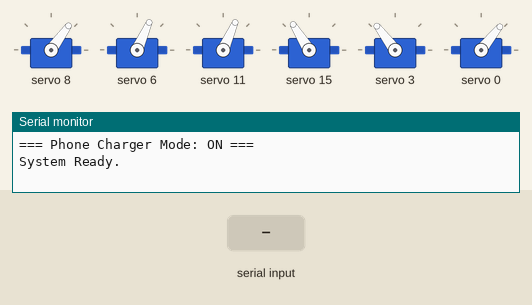
This sketch was run on a simulated Arduino Uno, built with avr-gcc and run on an emulated ATmega328P. On the bench: 6 × servo, the last lines printed to the serial monitor. Inputs (shaded band) come from the test bench.

Above: at 2.1 s.
2.2 s: "S" received over Serial
At 3.8 s:
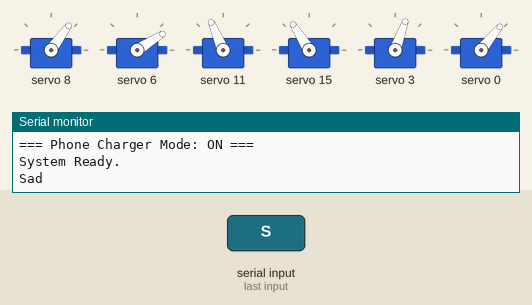
4.1 s: "H" received over Serial
At 5.7 s:
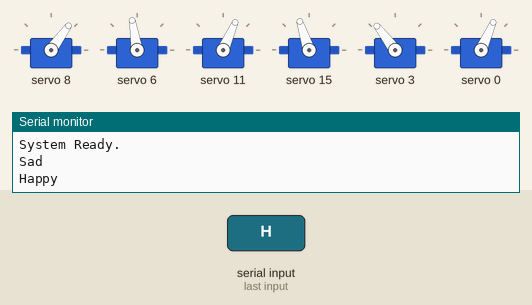
6.2 s: "A" received over Serial
At 8.0 s:
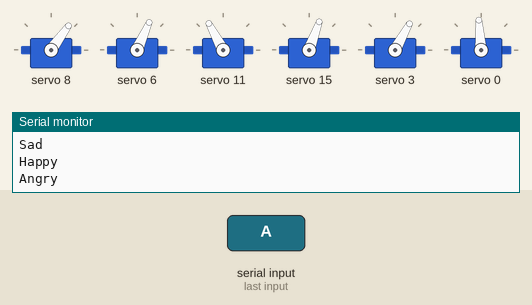
8.4 s: "N" received over Serial
At 8.85 s:
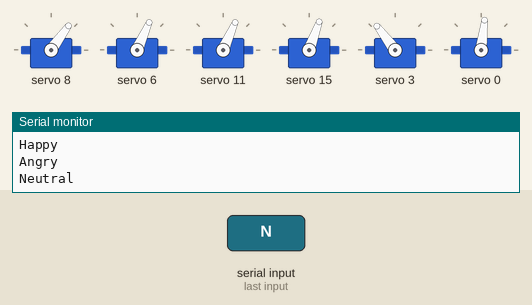
10.6 s: "R" received over Serial
At 11.8 s:
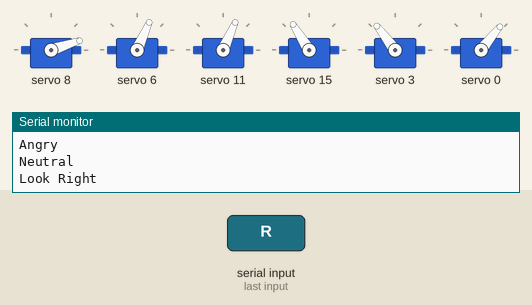
12.1 s: "L" received over Serial
At 12.6 s:
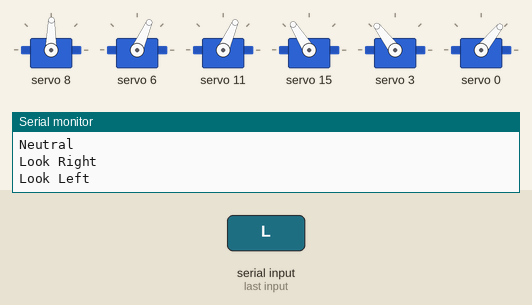
Timing chart, 0 to 14.8 s (numbered marks = the images above; inputs shaded):
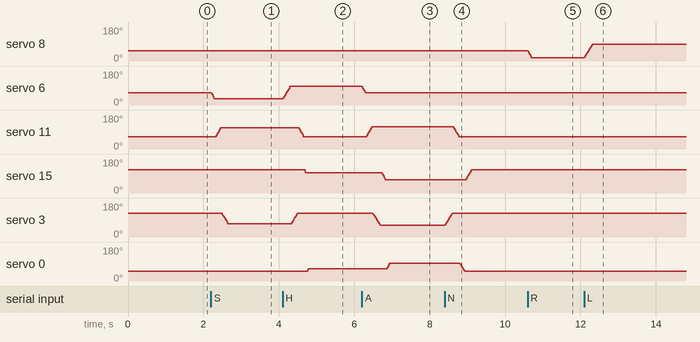

Measured:
- after the input at 2.2 s, servo 6: 66° → 32° at once; servo 11: 66° → 113° after 0.14 s; servo 3: 127° → 70° after 0.30 s
- after the input at 4.1 s, servo 6: moves from 32° to 99° over 0.19 s, starting at once; servo 11: 113° → 66° after 0.44 s; servo 15: 122° → 108° after 0.60 s; servo 3: 70° → 127° after 0.24 s; servo 0: 51° → 66° after 0.66 s
- after the input at 6.2 s, servo 6: 99° → 66° at once; servo 11: 66° → 118° after 0.14 s; servo 15: 108° → 70° after 0.54 s; servo 3: moves from 127° to 61° over 0.19 s, starting after 0.30 s; servo 0: 66° → 94° after 0.67 s
- after the input at 8.4 s, servo 11: 118° → 66° after 0.24 s; servo 15: 70° → 122° after 0.57 s; servo 3: moves from 61° to 127° over 0.19 s, starting at once; servo 0: 94° → 51° after 0.40 s
- after the input at 10.6 s, servo 8: 54° → 18° at once
- after the input at 12.1 s, servo 8: moves from 18° to 89° over 0.21 s, starting at once

The sketch:

arduino_part.ino
```cpp
#include <Wire.h>
#include <Adafruit_PWMServoDriver.h>

Adafruit_PWMServoDriver pwm = Adafruit_PWMServoDriver();

// --- PIN MAPPING ---
#define PIN_EYELID_R_LOWER 0
#define PIN_EYELID_R_UPPER 3
#define PIN_EYES_Y         6
#define PIN_EYES_X         8
#define PIN_EYELID_L_UPPER 11
#define PIN_EYELID_L_LOWER 15

// --- CALIBRATED LIMITS ---
#define L_UPPER_OPEN  250
#define L_UPPER_CLOSE 400
#define L_LOWER_OPEN  370
#define L_LOWER_CLOSE 200

#define R_UPPER_OPEN  380
#define R_UPPER_CLOSE 200
#define R_LOWER_OPEN  220
#define R_LOWER_CLOSE 350

#define VERTICAL_DOWN 150
#define VERTICAL_UP   350
#define VERTICAL_MID  250

#define HORIZONTAL_R  150
#define HORIZONTAL_L  300
#define HORIZONTAL_MID 225

// Global position tracker
int currentPos[16];

void setup() {
  Serial.begin(9600);
  Wire.begin();
  pwm.begin();
  pwm.setPWMFreq(50);

  Serial.println("=== Phone Charger Mode: ON ===");

  // Initialize tracker
  for(int i=0; i<16; i++) currentPos[i] = 0;

  // --- SAFE STARTUP SEQUENCE ---
  // Snap to positions one by one to avoid power spikes
  setAndTrack(PIN_EYES_X, HORIZONTAL_MID);
  delay(200);
  setAndTrack(PIN_EYES_Y, VERTICAL_MID);
  delay(200);

  setAndTrack(PIN_EYELID_L_UPPER, L_UPPER_OPEN);
  delay(100);
  setAndTrack(PIN_EYELID_L_LOWER, L_LOWER_OPEN);
  delay(100);
  setAndTrack(PIN_EYELID_R_UPPER, R_UPPER_OPEN);
  delay(100);
  setAndTrack(PIN_EYELID_R_LOWER, R_LOWER_OPEN);
  delay(200);

  Serial.println("System Ready.");
}

void loop() {
  if (Serial.available() > 0) {
    char command = Serial.read();
    int speed = 8; // Good balance for phone chargers

    if (command == 'H') {
      Serial.println("Happy");
      poseHappy(speed);
    }
    else if (command == 'S') {
      Serial.println("Sad");
      poseSad(speed);
    }
    else if (command == 'A') {
      Serial.println("Angry");
      poseAngry(speed);
    }
    else if (command == 'N') {
      Serial.println("Neutral");
      poseNeutral(speed);
    }
    // --- NEW COMMANDS ---
    else if (command == 'R') {
      Serial.println("Look Right");
      lookRight(speed);
    }
    else if (command == 'L') {
      Serial.println("Look Left");
      lookLeft(speed);
    }
    else if (command == 'M') {
      Serial.println("Look Middle");
      lookCenter(speed);
    }
  }
}

// --- HELPER FUNCTIONS ---

void setAndTrack(int pin, int pos) {
  pwm.setPWM(pin, 0, pos);
  currentPos[pin] = pos;
}

void smoothMoveTo(uint8_t pin, uint16_t targetPos, uint16_t stepDelay) {
  uint16_t startPos = currentPos[pin];

  if (startPos == 0) {
    setAndTrack(pin, targetPos);
    return;
  }

  int diff = targetPos - startPos;
  if (diff == 0) return;

  int stepSize = 6;
  int steps = abs(diff) / stepSize;
  if (steps < 1) steps = 1;

  for (int i = 1; i <= steps; i++) {
    uint16_t newPos = startPos + (diff * i / steps);
    pwm.setPWM(pin, 0, newPos);
    delay(stepDelay);
  }

  pwm.setPWM(pin, 0, targetPos);
  currentPos[pin] = targetPos;
  delay(20);
}

// --- POSES ---

void poseNeutral(int speed) {
  smoothMoveTo(PIN_EYES_X, HORIZONTAL_MID, speed);
  smoothMoveTo(PIN_EYES_Y, VERTICAL_MID, speed);

  // Standard Open Eyes
  smoothMoveTo(PIN_EYELID_R_UPPER, R_UPPER_OPEN, speed);
  smoothMoveTo(PIN_EYELID_L_UPPER, L_UPPER_OPEN, speed);
  smoothMoveTo(PIN_EYELID_R_LOWER, R_LOWER_OPEN, speed);
  smoothMoveTo(PIN_EYELID_L_LOWER, L_LOWER_OPEN, speed);
}

void poseHappy(int speed) {
  smoothMoveTo(PIN_EYES_Y, 320, speed);
  smoothMoveTo(PIN_EYES_X, HORIZONTAL_MID, speed);

  smoothMoveTo(PIN_EYELID_R_UPPER, R_UPPER_OPEN, speed);
  smoothMoveTo(PIN_EYELID_L_UPPER, L_UPPER_OPEN, speed);

  // Lower lids squeeze
  smoothMoveTo(PIN_EYELID_L_LOWER, 340, speed);
  smoothMoveTo(PIN_EYELID_R_LOWER, 250, speed);
}

void poseSad(int speed) {
  smoothMoveTo(PIN_EYES_Y, 180, speed);
  smoothMoveTo(PIN_EYES_X, HORIZONTAL_MID, speed);

  // Droopy upper lids
  smoothMoveTo(PIN_EYELID_L_UPPER, 350, speed);
  smoothMoveTo(PIN_EYELID_R_UPPER, 260, speed);

  smoothMoveTo(PIN_EYELID_L_LOWER, L_LOWER_OPEN, speed);
  smoothMoveTo(PIN_EYELID_R_LOWER, R_LOWER_OPEN, speed);
}

void poseAngry(int speed) {
  smoothMoveTo(PIN_EYES_Y, VERTICAL_MID, speed);
  smoothMoveTo(PIN_EYES_X, HORIZONTAL_MID, speed);

  // Squint
  smoothMoveTo(PIN_EYELID_L_UPPER, 360, speed);
  smoothMoveTo(PIN_EYELID_R_UPPER, 240, speed);
  smoothMoveTo(PIN_EYELID_L_LOWER, 260, speed);
  smoothMoveTo(PIN_EYELID_R_LOWER, 310, speed);
}

// --- DIRECTIONAL LOOKS ---
// These reset the eyelids to neutral so you can see the eyes move

void lookRight(int speed) {
  smoothMoveTo(PIN_EYES_X, HORIZONTAL_R, speed); // Move Right
  smoothMoveTo(PIN_EYES_Y, VERTICAL_MID, speed); // Center Y

  // Ensure eyes are open (Neutral state)
  smoothMoveTo(PIN_EYELID_R_UPPER, R_UPPER_OPEN, speed);
  smoothMoveTo(PIN_EYELID_L_UPPER, L_UPPER_OPEN, speed);
  smoothMoveTo(PIN_EYELID_R_LOWER, R_LOWER_OPEN, speed);
  smoothMoveTo(PIN_EYELID_L_LOWER, L_LOWER_OPEN, speed);
}

void lookLeft(int speed) {
  smoothMoveTo(PIN_EYES_X, HORIZONTAL_L, speed); // Move Left
  smoothMoveTo(PIN_EYES_Y, VERTICAL_MID, speed); // Center Y

  // Ensure eyes are open
  smoothMoveTo(PIN_EYELID_R_UPPER, R_UPPER_OPEN, speed);
  smoothMoveTo(PIN_EYELID_L_UPPER, L_UPPER_OPEN, speed);
  smoothMoveTo(PIN_EYELID_R_LOWER, R_LOWER_OPEN, speed);
  smoothMoveTo(PIN_EYELID_L_LOWER, L_LOWER_OPEN, speed);
}

void lookCenter(int speed) {
  smoothMoveTo(PIN_EYES_X, HORIZONTAL_MID, speed); // Move Center
  smoothMoveTo(PIN_EYES_Y, VERTICAL_MID, speed);   // Center Y

  // Ensure eyes are open
  smoothMoveTo(PIN_EYELID_R_UPPER, R_UPPER_OPEN, speed);
  smoothMoveTo(PIN_EYELID_L_UPPER, L_UPPER_OPEN, speed);
  smoothMoveTo(PIN_EYELID_R_LOWER, R_LOWER_OPEN, speed);
  smoothMoveTo(PIN_EYELID_L_LOWER, L_LOWER_OPEN, speed);
}
```
